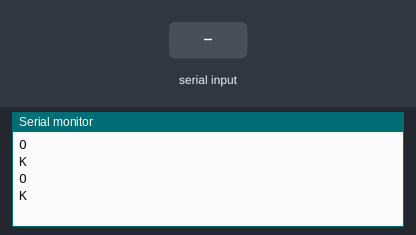
Simulated run of this sketch. Board: Arduino Mega 2560, built with avr-gcc and run on an emulated ATmega2560. Parts: the last lines printed to the serial monitor. Inputs (shaded band) come from the test bench. The modem accepts every AT command (registered, SIM ready, sends succeed) and sends nothing else.

Above: at 1.5 s.
1.6 s: "1" received over the second serial link
At 2.8 s:
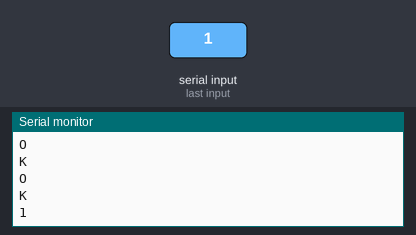
3.1 s: "0" received over the second serial link
At 4.1 s:
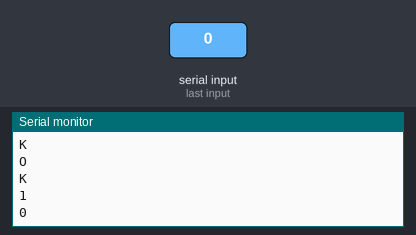
4.6 s: "2" received over the second serial link
At 5.3 s:
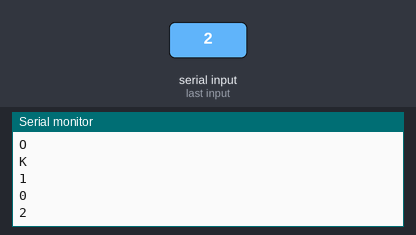

Measured:
- after the input at 1.6 s, the serial monitor: prints a new line at once (image 1)
- after the input at 3.1 s, the serial monitor: prints a new line at once (image 2)
- after the input at 4.6 s, the serial monitor: prints a new line at once (image 3)

The sketch:

ReceiveSMS.ino
```cpp
/**********************************************************
 | Name:KEMAJOU NJAMEN DANIEL ISAAC                        |
 | Matricule:  FE14A104                                    |
 | purpose of the program: receiving SMS through GSM module|
 | Date: JULY, 2018                                     |
 ***********************************************************/

#include <SoftwareSerial.h>

//Configure software serial port
SoftwareSerial Serial1 (7, 8);
//variable to save incoming SMS characters
char incoming_char = 0;

void setup() {
  // Arduino communicates with SIM900 GSM shield at a baud rate of 9600
  //Make sure that corresponds to the baud rate of your module
 Serial1.begin(9600);
  //For serial monitor
  Serial.begin(9600);
  //Give time to your GSM shield log on to network
  delay(100);
  //AT command to set SIM900 to SMS mode
  Serial1.println("AT+CMGF=35");
  delay(100);
  //Set module to send SMS data to serial out upon receipt
  Serial1.println("AT+CNMI=2,2,0,0,0");
  delay(100);
}
void loop() {
  // Display any text that the GSM shield sends out on the serial monitor
  if(Serial1.available() > 0){
    //Get the character from the cellular serial port
    incoming_char = Serial1.read();
    //Print the incoming character to the terminal
    Serial.println(incoming_char);
  }

}
```
